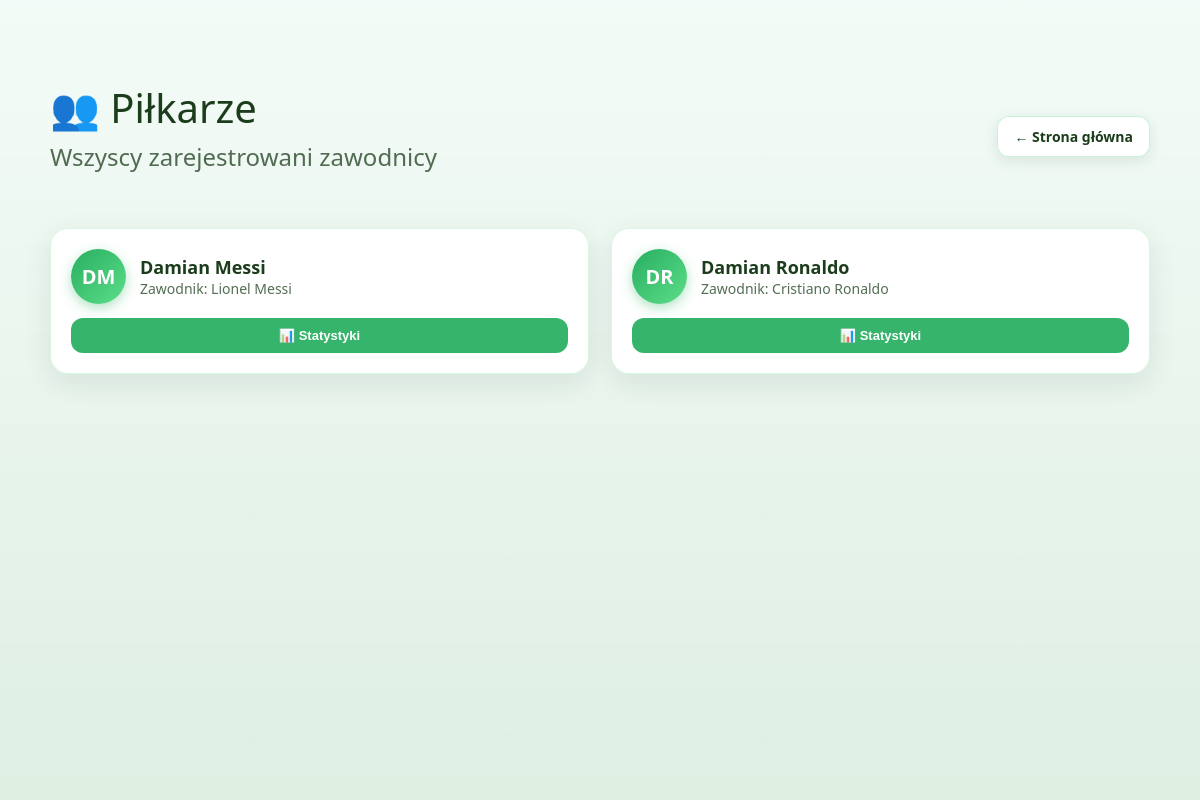
The page /pilkarze on the database its author committed.
### tables this page shows
CREATE TABLE users (
            id INTEGER PRIMARY KEY AUTOINCREMENT,
            first_name TEXT NOT NULL,
            last_name TEXT NOT NULL,
            player_alias TEXT UNIQUE NOT NULL,
            is_admin INTEGER DEFAULT 0
        );

### app.py (the view)
@app.route("/pilkarze")
def pilkarze():
    conn = get_db()
    gracze = conn.execute("""
        SELECT id, first_name, last_name, player_alias AS zawodnik
        FROM users
        ORDER BY first_name ASC
    """).fetchall()
    conn.close()
    return render_template("pilkarze.html", players=gracze)

### db.py (called while the page is built)
def get_db():
    conn = sqlite3.connect("database.db")
    conn.row_factory = sqlite3.Row
    return conn

### templates/pilkarze.html (shortened to what this page needs)
<!DOCTYPE html>
<html lang="pl">
<head>
</head>
<body>
<div class="overlay"></div>
<div class="container">
    <div class="top-bar">
        <div>
            <h1>👥 Piłkarze</h1>
            <h2>Wszyscy zarejestrowani zawodnicy</h2>
        </div>
        <div>
            <a href="/" class="btn-modern">← Strona główna</a>
        </div>
    </div>
    <div class="players-grid">
        {% for p in players %}
        <div class="player-card">
            <div class="player-header">
                <div class="player-avatar">
                    {{ p.first_name[0] }}{{ p.last_name[0] }}
                </div>
                <div>
                    <div class="player-name">{{ p.first_name }} {{ p.last_name }}</div>
                    <div class="player-zawodnik">Zawodnik: {{ p.zawodnik }}</div>
                </div>
            </div>
            <button class="btn-stats" onclick="showStats({{ p.id }})">📊 Statystyki</button>
        </div>
        {% endfor %}
    </div>
</div>
</body>
</html>

### templates/pilkarze.html (style rules this page uses)
body { margin: 0; padding: 0; font-family: "Segoe UI", Arial, sans-serif; color: #1b3d1b; background-image: url('/static/murawa.jpg'); background-size: cover; background-position: center; background-repeat: no-repeat; }
.overlay { position: fixed; inset: 0; background: linear-gradient(180deg, rgba(240, 250, 245, 0.75), rgba(215, 235, 220, 0.82)); z-index: -1; }
.container { max-width: 1100px; margin: 60px auto; padding: 20px; }
.top-bar { display: flex; justify-content: space-between; align-items: center; margin-bottom: 35px; }
h1 { font-weight: 300; font-size: 40px; margin: 0; }
h2 { font-weight: 400; opacity: 0.75; margin-top: 5px; }
.btn-modern { padding: 10px 16px; border-radius: 12px; font-size: 14px; font-weight: 600; cursor: pointer; border: 1px solid rgba(46, 204, 113, 0.25); text-decoration: none; display: inline-block; transition: 0.25s ease; background: rgba(255, 255, 255, 0.95); color: #1b3d1b; box-shadow: 0 4px 14px rgba(27, 61, 43, 0.1); }
.players-grid { display: grid; grid-template-columns: repeat(auto-fit, minmax(260px, 1fr)); gap: 22px; }
.player-card { background: rgba(255, 255, 255, 0.92); padding: 20px; border-radius: 18px; border: 1px solid rgba(46, 204, 113, 0.18); box-shadow: 0 8px 28px rgba(27, 61, 43, 0.1); display: flex; flex-direction: column; gap: 14px; transition: 0.25s ease; }
.player-header { display: flex; align-items: center; gap: 14px; }
.player-avatar { width: 55px; height: 55px; border-radius: 50%; background: linear-gradient(135deg, #27ae60, #5dde8a); display: flex; align-items: center; justify-content: center; font-weight: 700; font-size: 20px; color: #fff; box-shadow: 0 4px 12px rgba(39, 174, 96, 0.35); }
.player-name { font-size: 18px; font-weight: 600; }
.player-zawodnik { font-size: 14px; opacity: 0.75; }
.btn-stats { padding: 10px 14px; border-radius: 12px; font-size: 13px; font-weight: 600; cursor: pointer; border: none; display: inline-block; transition: 0.25s ease; background: rgba(39, 174, 96, 0.92); color: #fff; text-align: center; }

### rows shown on the page
users: first_name "D", last_name "M", first_name "Damian", last_name "Messi", zawodnik "Lionel Messi"
users: first_name "D", last_name "R", first_name "Damian", last_name "Ronaldo", zawodnik "Cristiano Ronaldo"
